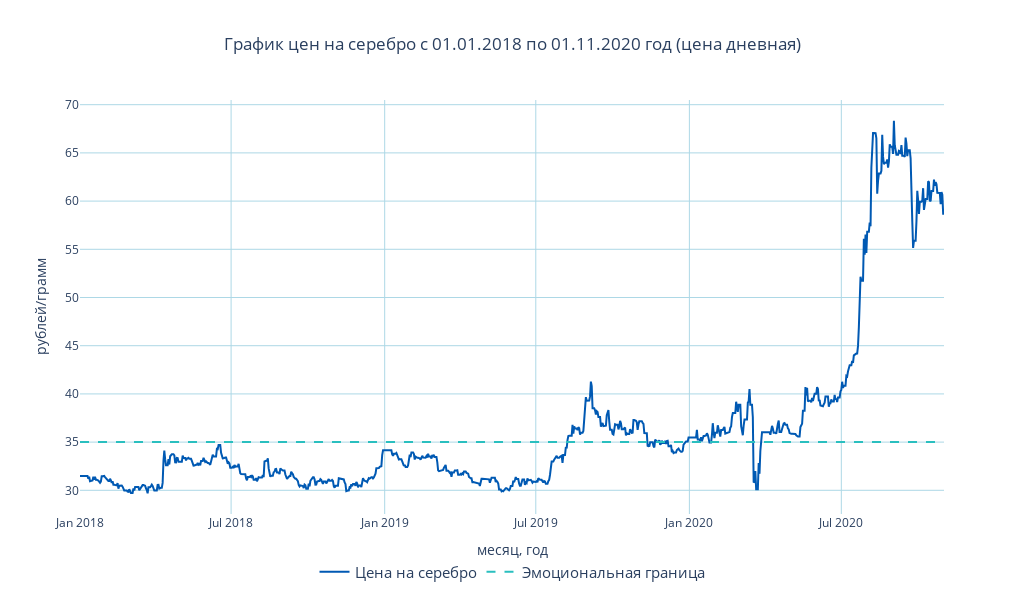

Source (notebook cell):
### Code cell
# Серебро и эмоциональная граница

fig = go.Figure()
fig.add_trace(go.Scatter(x=df.index, 
                         y=df.silver, 
                         name='Цена на серебро',
                         marker_color = color_silver))

fig.add_trace(go.Scatter(x=df.index, 
                         y=[35 for i in df.index], 
                         name='Эмоциональная граница',
                         marker_color = '#2abfbf',
                         line={'dash': 'dash'}))


fig.update_layout(
    plot_bgcolor='rgba(0,0,0,0)',
#     gridcolor='LightPink',
    autosize=False,
    width=1024,
    height=600,
    title="График цен на серебро c 01.01.2018 по 01.11.2020 год (цена дневная)",
    title_x = 0.5,
    legend=dict(x=.5, xanchor="center", orientation="h",
               font = dict(
#                    family = "Courier", 
                   size = 15, 
#                    color = "black"
               )),
    barmode='overlay',
#     margin=dict(l=50, r=50, t=30, b=30),
               )

fig.update_xaxes(showgrid=True, 
                 gridwidth=1, 
                 gridcolor='lightblue', 
                 title_text = 'месяц, год')
fig.update_yaxes(showgrid=True, 
                 gridwidth=1, 
                 gridcolor='lightblue',
                 title_text = 'рублей/грамм')


fig.show()

### Figure 1 — Plotly figure (JSON) as saved in the notebook; plotly's stock layout.template omitted (floating-point values rounded to 4 significant figures; data arrays with more than 128 entries replaced by an {"elided": "..."} marker saying what was removed)
{"data": [{"marker": {"color": "#0059b3"}, "name": "Цена на серебро", "type": "scatter", "x": {"elided": "1036 str values"}, "y": {"elided": "1036 float values"}}, {"line": {"dash": "dash"}, "marker": {"color": "#2abfbf"}, "name": "Эмоциональная граница", "type": "scatter", "x": {"elided": "1036 str values"}, "y": {"elided": "1036 int values"}}], "layout": {"autosize": false, "barmode": "overlay", "height": 600, "legend": {"font": {"size": 15}, "orientation": "h", "x": 0.5, "xanchor": "center"}, "plot_bgcolor": "rgba(0,0,0,0)", "title": {"text": "График цен на серебро c 01.01.2018 по 01.11.2020 год (цена дневная)", "x": 0.5}, "width": 1024, "xaxis": {"gridcolor": "lightblue", "gridwidth": 1, "showgrid": true, "title": {"text": "месяц, год"}}, "yaxis": {"gridcolor": "lightblue", "gridwidth": 1, "showgrid": true, "title": {"text": "рублей/грамм"}}}}
